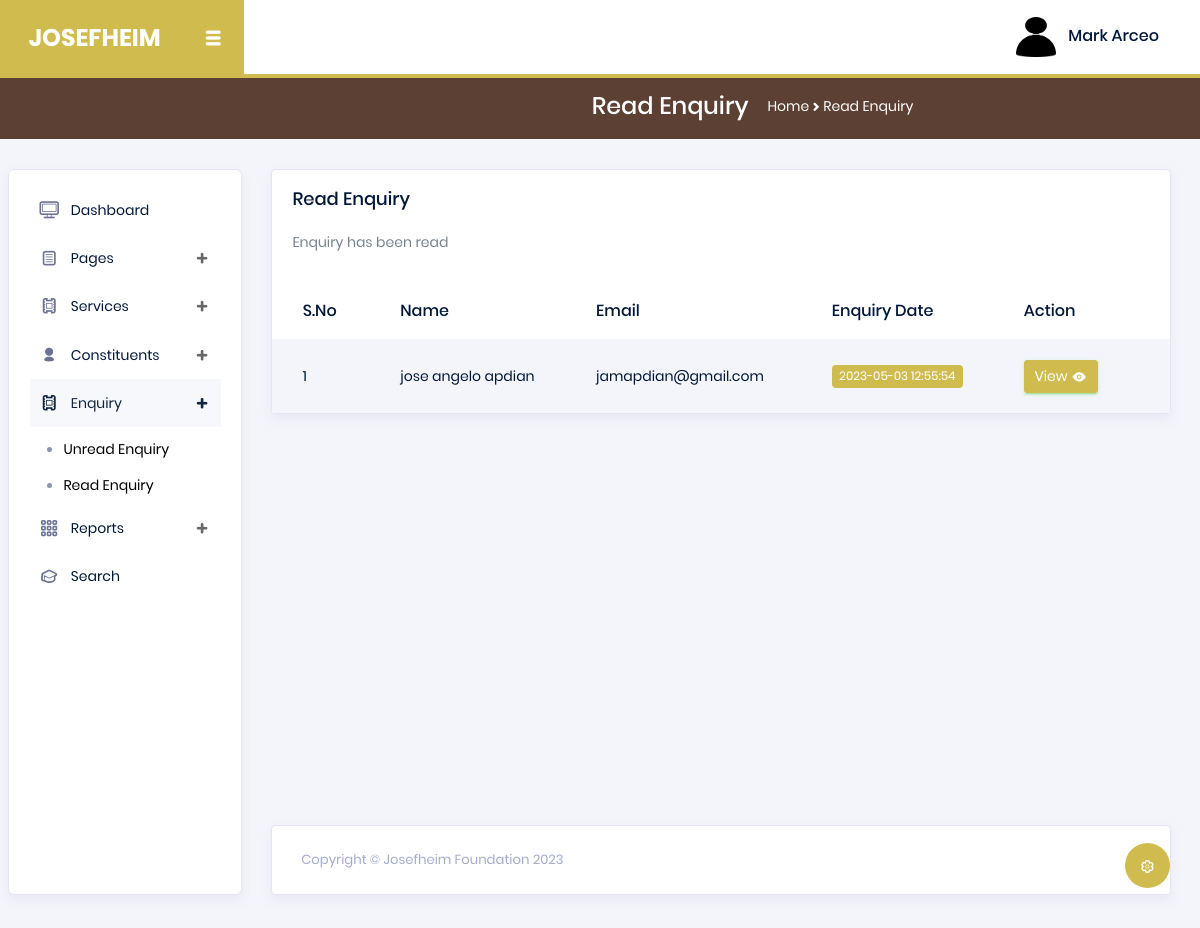
The app's page /admin/readenq.php (signed in) with its own data.
### tables this page shows
CREATE TABLE `tblcontact` (
  `ID` int(10) NOT NULL,
  `FirstName` varchar(200) DEFAULT NULL,
  `LastName` varchar(200) DEFAULT NULL,
  `Email` varchar(200) DEFAULT NULL,
  `Phone` varchar(11) DEFAULT NULL,
  `Message` mediumtext DEFAULT NULL,
  `EnquiryDate` timestamp NOT NULL DEFAULT current_timestamp(),
  `IsRead` int(5) DEFAULT NULL
);

### admin/readenq.php (the view, shortened to what this page needs)
<?php session_start();
include('includes/config.php');
if(strlen($_SESSION['aid'])==0)
  {
header('location:index.php');
}
else{
  ?>
<!DOCTYPE html>
<html lang="en">
<head>
  <link rel="stylesheet" href="vendors/typicons/typicons.css">
  <link rel="stylesheet" href="vendors/css/vendor.bundle.base.css">
  <link rel="stylesheet" href="css/vertical-layout-light/style.css">
</head>
<body>
  <div class="container-scroller">
    <?php include_once('includes/header.php');?>
    <nav class="navbar-breadcrumb col-xl-12 col-12 d-flex flex-row p-0">
      <div class="navbar-menu-wrapper d-flex align-items-center justify-content-end">
        <ul class="navbar-nav mr-lg-2">
          <li class="nav-item ml-0">
            <h4 class="mb-0">Read Enquiry</h4>
          </li>
          <li class="nav-item">
            <div class="d-flex align-items-baseline">
              <p class="mb-0">Home</p>
              <i class="typcn typcn-chevron-right"></i>
              <p class="mb-0">Read Enquiry</p>
            </div>
          </li>
        </ul>
      </div>
    </nav>
    <div class="container-fluid page-body-wrapper">
     <?php include_once('includes/sidebar.php');?>
      <div class="main-panel">
        <div class="content-wrapper">
          <div class="row">
            <div class="col-md-12">
              <div class="card">
                <h4 class="card-title" style="padding-left: 20px; padding-top: 20px;">Read Enquiry</h4>
                  <p class="card-description" style="padding-left: 20px;">
                    Enquiry has been read
                  </p>
                <div class="table-responsive pt-3">
                  <table class="table table-striped project-orders-table">
                    <thead>
                       <tr>
                   <th>S.No</th>
                   <th>Name</th>
                    <th>Email</th>
                    <th>Enquiry Date</th>
                     <th>Action</th>
                  </tr>
                    </thead>
                    <tbody>
                      <?php
$ret=mysqli_query($con,"select * from tblcontact where IsRead='1'");
$cnt=1;
while ($row=mysqli_fetch_array($ret)) {
?>
                      <tr class="gradeX">
                 <td><?php echo $cnt;?></td>
                  <td><?php  echo $row['FirstName'];?> <?php  echo $row['LastName'];?></td>
                                        <td><?php  echo $row['Email'];?></td>
                                        <td>
                                            <span class="badge badge-primary"><?php echo $row['EnquiryDate'];?></span>
                                        </td>
                                         <td>
                                          <a href="view-enquiry.php?viewid=<?php echo $row['ID'];?>" class="btn btn-success btn-sm btn-icon-text mr-3">View <i class="typcn typcn-eye btn-icon-append"></i> </a></td>
                </tr><?php $cnt=$cnt+1; } ?>
                    </tbody>
                  </table>
                </div>
              </div>
            </div>
          </div>
        </div>
        <?php include_once('includes/footer.php');?>
      </div>
    </div>
  </div>
</body>
</html>
</html>
<?php } ?>

### admin/includes/header.php (shortened to what this page needs)
<nav class="navbar col-lg-12 col-12 p-0 fixed-top d-flex flex-row">
      <div class="navbar-brand-wrapper d-flex justify-content-center">
        <div class="navbar-brand-inner-wrapper d-flex justify-content-between align-items-center w-100">
          <a class="navbar-brand brand-logo" href="dashboard.php"><strong style="color: white;">JOSEFHEIM</strong></a>
          <button class="navbar-toggler navbar-toggler align-self-center" type="button" data-toggle="minimize">
            <span class="typcn typcn-th-menu"></span>
          </button>
        </div>
      </div>
      <div class="navbar-menu-wrapper d-flex align-items-center justify-content-end">
        <ul class="navbar-nav mr-lg-2">
          <li class="nav-item nav-profile dropdown">
            <a class="nav-link" href="#" data-toggle="dropdown" id="profileDropdown">
              <img src="images/faces/face5.png" alt="profile"/>
              <?php
$adid=$_SESSION['aid'];
$ret=mysqli_query($con,"select AdminName from tbladmin where ID='$adid'");
$row=mysqli_fetch_array($ret);
$name=$row['AdminName'];
?>
              <span class="nav-profile-name"><?php echo $name; ?></span>
            </a>
          </li>
        </ul>
      </div>
    </nav>

### records on screen
tblcontact: FirstName "jose angelo", LastName "apdian", Email "jamapdian@gmail.com", EnquiryDate "2023-05-03 12:55:54"

### other values on screen
$name "Mark Arceo"
